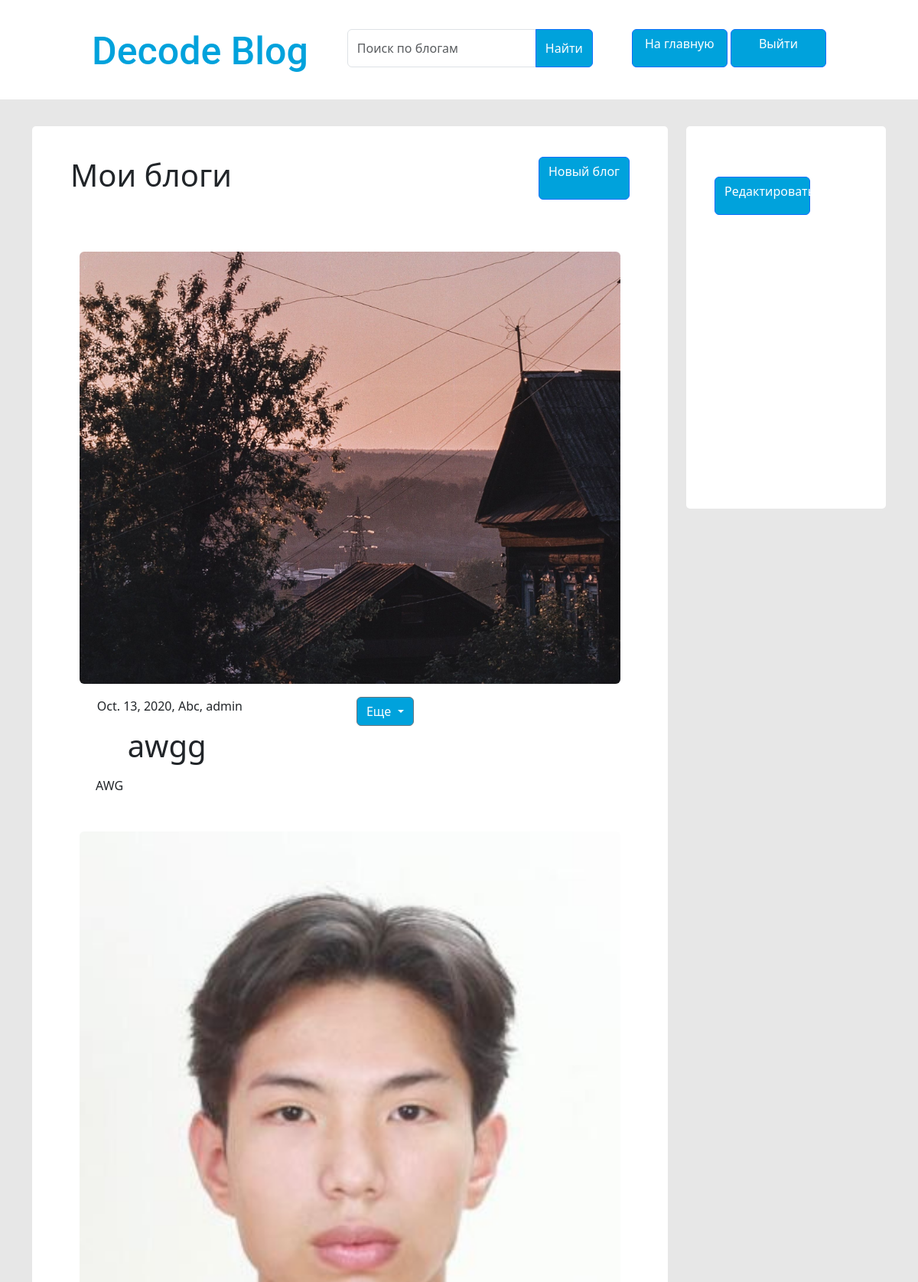
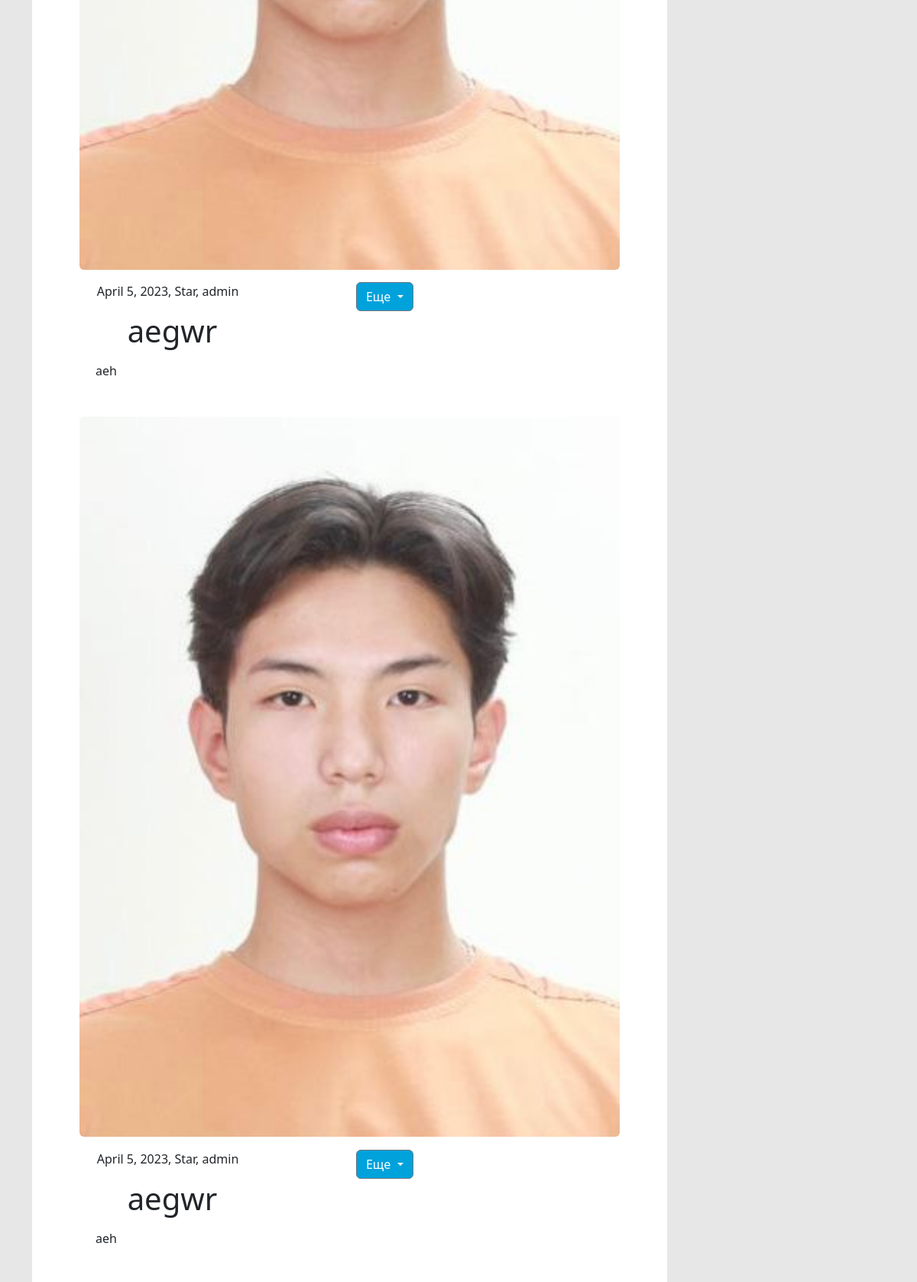
The app's page /authe/profile/ (signed in, upper part) with its own data (2 pictures, top to bottom).
### creation/models.py (models this page shows, shortened)
class Blog(models.Model):
    image = models.ImageField(blank=True, null=True, upload_to=uniq_name_upload)
    publish_date = models.DateField()
    title = models.CharField(max_length=255)
    description = models.TextField()
    author = models.ForeignKey(User, on_delete=models.CASCADE, blank=True, null=True)
    category = models.ForeignKey(Category, on_delete=models.PROTECT)

class Category(models.Model):
    name = models.CharField(max_length=100, null = False)
    class Meta:
        verbose_name_plural = 'Categories'
    def __str__(self):
        return self.name

### authe/models.py (models this page shows)
class User(AbstractUser):
    groups = models.ManyToManyField(
        'auth.Group',
        related_name='users',
        blank=True,
        verbose_name='groups',
        help_text='The groups this user belongs to. A user will get all permissions granted to each of their groups.',
    )
    user_permissions = models.ManyToManyField(
        'auth.Permission',
        related_name='users',
        blank=True,
        verbose_name='user permissions',
        help_text='Specific permissions for this user.',
        error_messages={
            'add': 'The permission you are trying to add already exists for the user.',
            'remove': 'The permission you are trying to remove does not exist for the user.',
        },
    )

### authe/views.py (the view)
# urls.py: path('profile/', views.Profile.as_view(), name='profile'),
@method_decorator(login_required, name='get')
class Profile(LoginRequiredMixin, View):
    login_url = '/authe/signin/'
    def get(self, request):
        blogs_correct = Blog.objects.filter(author=request.user)
        context = {
            'blogs_correct': blogs_correct,
            'title': 'Профиль'
        }
        return render(request, 'authe/profile.html', context = context)

### authe/templates/authe/profile.html (shortened to what this page needs)
{% extends 'authe/index.html' %}
{% load static %}
{% block link %}
<link rel="stylesheet" href="{% static 'authe/styles/style.css' %}">
{% endblock %}
{% block div %}
        <div class="right-btns">
            {% if request.user.is_authenticated %}
                <div >
                    <a href="{% url 'creation:home_page' %}" class="signup btn btn-primary" style="background-color: #00A2DC;">На главную</a>
                    <a href="{% url 'authe:signout' %}" class="signin btn btn-primary" style="background-color: #00A2DC;">Выйти</a>
                </div>
            {% else %}
                <div class="header-crutches">
                    <a href="{% url 'authe:signup' %}" class="signup btn btn-primary mb-1" style="background-color: #00A2DC;">Регистрация</a>
                    <a href="{% url 'authe:login' %}" class="signin btn btn-primary mb-1" style="background-color: #00A2DC;">Вход</a>
                </div>
            {% endif %}
        </div>
{% endblock %}
{% block main %}
<div>
    <section class="hero">
        <div class="container">
            <div class="row">
                <div class="col-9">
                    <div class="main">
                        <div class="blogs">
                            <h1 class="title">Мои блоги</h1>
                            <a href="{% url 'creation:creation' %}" class="btn btn-primary" style="background-color: #00A2DC;">Новый блог</a>
                        </div>
                        <div class="importent">
                            {% for blog in blogs_correct %}
                            <div class="creation--item mt-4 pt-4 ">
                            <div class="creation-img">
                                    <img src="{{ blog.image.url }}" alt="" class="img-fluid rounded mx-auto d-block">
                            </div>
                            <div class="blog-info">
                                    <p class="publish_date">{{ blog.publish_date }}, {{ blog.category }}, {{ blog.author }}</p>
                                    <div class="dropdown">
                                    <button class="btn btn-secondary dropdown-toggle" type="button" data-bs-toggle="dropdown" aria-expanded="false" style="background-color: #00A2DC;">
                                     Еще
                                    </button>
                                    </div>
                            </div>
                            <div class="title-desc">
                                    <h1 class="titlee">{{ blog.title }}</h1>
                                    <div class="text-wrap text-description">
                                        <p class="discription detail-desc mt-3">{{ blog.description }}</p>
                                    </div>
                            </div>
                            </div>
                            {% endfor %}
                        </div>
                    </div>
                </div>
                <div class="col-3">
                    <div class="secondary">
                        <div class="info">
                            <section class="hero">
                                <div class="container">
                                    <div class="row">
                                        <div class="col-12">
                                        </div>
                                        <div class="col-12">
                                            <div class="text-wrap">
                                                <p><a href="" class="signin btn btn-primary" style="background-color: #00A2DC;">Редактировать</a></p>
                                           </div>
                                        </div>
                                    </div>
                                </div>
                            </section>
                        </div>
                    </div>
                </div>
            </div>
        </div>
    </section>
</div>
{% endblock %}

### authe/static/authe/styles/style.css (style rules this page uses)
.right-btns { display: flex; justify-content: space-between; margin-right: 10%; }
.signup { width: 125px; height: 50px; flex-shrink: 0; margin-top: 38px; }
.signin { width: 125px; height: 50px; flex-shrink: 0; margin-top: 38px; }
body { background-color: #E7E7E7; }
.main { background-color: #fff; padding-top: 20px; padding-bottom: 40px; margin-top: 35px; border-radius: 5px; }
.secondary { background-color: #fff; height: 500px; display: flex; padding-top: 20px; padding-bottom: 40px; margin-top: 35px; border-radius: 5px; }
.blogs { display: flex; justify-content: space-between; padding: 20px 50px; }
.info { display: flex; justify-content: center; text-align: center; padding-left: 5%; padding-right: 5%; }
.creation--item img { width: 85%; display: flex; justify-content: center; }
.creation--item .blog-info { width: 60%; }
.discription { margin-left: 10%; margin-right: 10%; }
.publish_date { word-wrap: break-word; width: 100%; margin-left: 17%; }
.titlee { margin-left: 15%; }
.blog-info { display: flex; justify-content: space-between; margin-top: 2%; }
.text-description { word-wrap: break-word; }

### records on screen
Blog: image (picture), publish_date "Oct. 13, 2020", category "Abc", author "admin", title "awgg", description "AWG"
Blog: image (picture), publish_date "April 5, 2023", category "Star", author "admin", title "aegwr", description "aeh"
Blog: image (picture), publish_date "April 5, 2023", category "Star", author "admin", title "aegwr", description "aeh"
